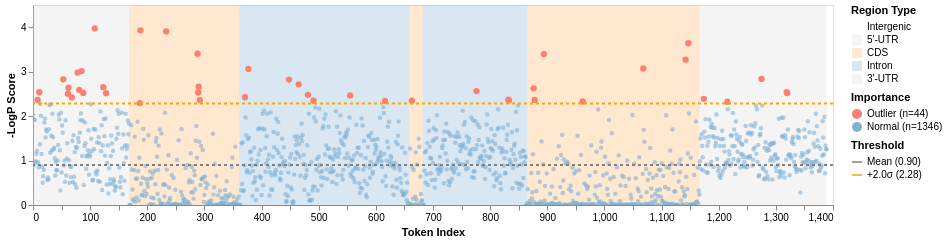

Notebook source saved alongside this figure:
### Code cell
extra_data = [
    ("5'-UTR", 15101295, 15101463),
    ("CDS", 15101463, 15101656),
    ("Intron", 15101656, 15101954),
    ("CDS", 15101954, 15101977),
    ("Intron", 15101977, 15102160),
    ("CDS", 15102160, 15102461),
    ("3'-UTR", 15102461, 15102684),
]
altair_chart = plot_token_scatter(
        scores=scores[0],
        threshold_std=2.0,
        extra_data=extra_data,
        width=800,
        height=200,
    )
altair_chart

### Figure 1 — Vega-Lite specification as saved in the notebook (floating-point values rounded to 4 significant figures; data arrays with more than 128 entries replaced by an {"elided": "..."} marker saying what was removed)
{"config": {"view": {"continuousWidth": 300, "continuousHeight": 300}, "axis": {"grid": false}}, "layer": [{"data": {"name": "data-367ad3975ae4914ca7a01084052171ed"}, "mark": {"type": "rect", "opacity": 0.3}, "encoding": {"color": {"field": "Type", "legend": {"title": "Region Type"}, "scale": {"domain": ["Intergenic", "5'-UTR", "CDS", "Intron", "3'-UTR"], "range": ["#ffffff", "#d9d9d9", "#fdb462", "#80b1d3", "#d9d9d9"]}, "type": "nominal"}, "tooltip": [{"field": "Type", "type": "nominal"}, {"field": "Start", "type": "quantitative"}, {"field": "End", "type": "quantitative"}], "x": {"field": "Start", "title": "Token Index", "type": "quantitative"}, "x2": {"field": "End"}}, "name": "view_45"}, {"layer": [{"data": {"name": "data-8d6a45d7ed7fdf287b3c92fa4b8825f1"}, "mark": {"type": "point", "filled": true}, "encoding": {"color": {"field": "Status", "legend": {"title": "Importance"}, "scale": {"domain": ["Outlier (n=44)", "Normal (n=1346)"], "range": ["#fb8072", "#80b1d3"]}, "type": "nominal"}, "opacity": {"condition": {"test": "datum.is_outlier", "value": 1.0}, "value": 0.6}, "size": {"condition": {"test": "datum.is_outlier", "value": 40}, "value": 20}, "tooltip": [{"field": "index", "type": "quantitative"}, {"field": "Token", "type": "nominal"}, {"field": "Value", "type": "quantitative"}, {"field": "zscore", "type": "quantitative"}], "x": {"field": "index", "title": "Token Index", "type": "quantitative"}, "y": {"field": "Value", "scale": {"domain": [0.0, 4.373]}, "title": "-LogP Score", "type": "quantitative"}}}, {"data": {"name": "data-7145b575e296510d631453ef322bea19"}, "mark": {"type": "rule", "strokeWidth": 2}, "encoding": {"color": {"field": "label", "legend": {"title": "Threshold"}, "scale": {"domain": ["Mean (0.90)", "+2.0σ (2.28)"], "range": ["grey", "orange"]}, "type": "nominal"}, "strokeDash": {"field": "label", "legend": null, "scale": {"domain": ["Mean (0.90)", "+2.0σ (2.28)"], "range": [[3, 3], [3, 3]]}, "type": "nominal"}, "y": {"field": "value", "type": "quantitative"}}}], "resolve": {"scale": {"color": "independent"}}}], "height": 200, "params": [{"name": "param_46", "select": {"type": "interval", "encodings": ["x", "y"]}, "bind": "scales", "views": ["view_45"]}], "width": 800, "$schema": "https://vega.github.io/schema/vega-lite/v5.20.1.json", "datasets": {"data-367ad3975ae4914ca7a01084052171ed": [{"Type": "5'-UTR", "Start": 0, "End": 168}, {"Type": "CDS", "Start": 168, "End": 361}, {"Type": "Intron", "Start": 361, "End": 659}, {"Type": "CDS", "Start": 659, "End": 682}, {"Type": "Intron", "Start": 682, "End": 865}, {"Type": "CDS", "Start": 865, "End": 1166}, {"Type": "3'-UTR", "Start": 1166, "End": 1389}], "data-8d6a45d7ed7fdf287b3c92fa4b8825f1": {"elided": "1390 records"}, "data-7145b575e296510d631453ef322bea19": [{"label": "Mean (0.90)", "value": 0.8983, "color": "grey", "dash": [3, 3]}, {"label": "+2.0σ (2.28)", "value": 2.283, "color": "orange", "dash": [3, 3]}]}}
